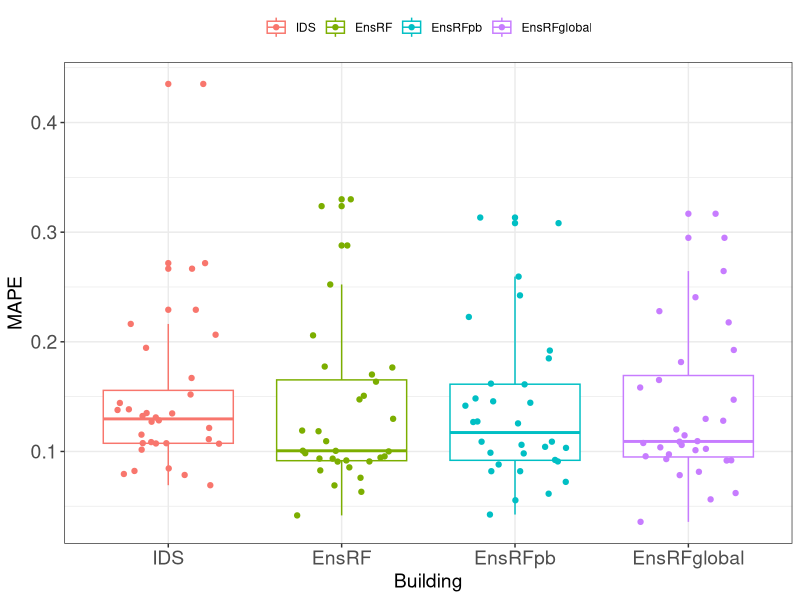
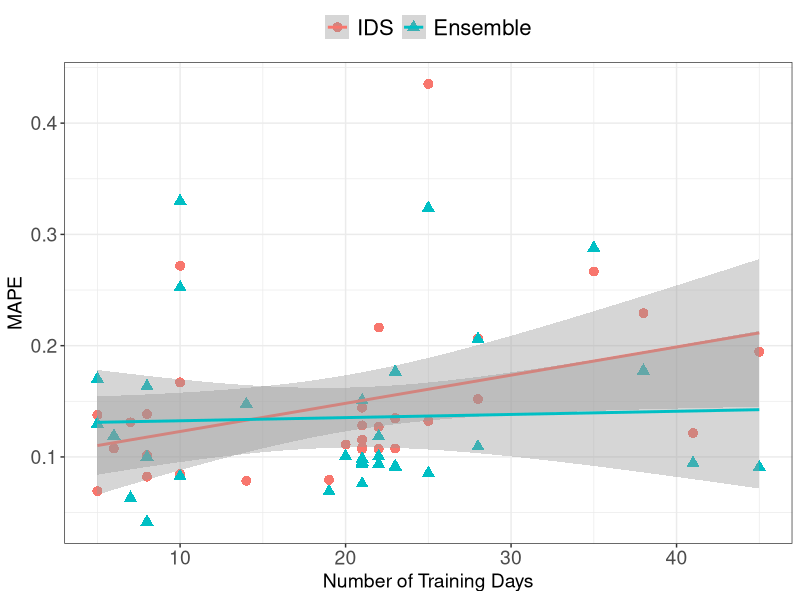
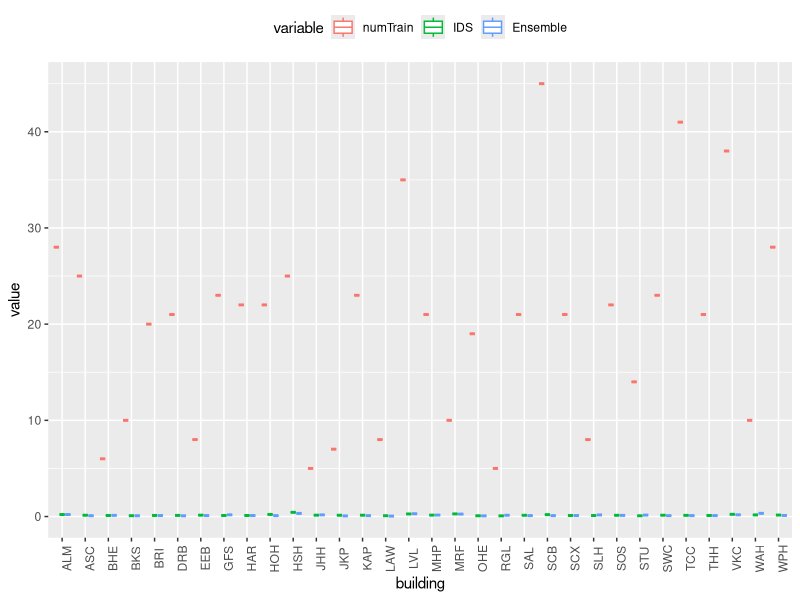

These charts were generated, in order, by the following R code:
# plot histogram of events per building
# compare EnsRF, ENsRFpb, EnsRFglobal

library(ggplot2)
library(reshape2)
library(plyr)

setwd("~/Desktop/curtailment/MAPE/mape-ws/")
filesWS = list.files(pattern="*.csv")
numFiles = length(filesWS)

setwd("~/Desktop/curtailment/MAPE/")
errors = read.csv("avg-mapes-2.csv", head = TRUE)
errors = errors[1:32,]

#----------------------------
# 1. single box plot per model

# frame the data
df = data.frame(building = as.character(errors$building),
                IDS = errors$Histmean,
                EnsRF = errors$EnsRF,
                EnsRFpb = errors$EnsRFpb,
                EnsRFglobal = errors$EnsRFglobal)

df1 = melt(df, id="building")
g1 = ggplot(df1, aes(variable, value, color = variable)) +
  geom_boxplot() + 
  geom_jitter(position = position_jitter(width = .3))

g2 = g1 + xlab("Building") + ylab("MAPE") +
  theme(legend.position = "top") +
  theme(legend.title = element_blank())

g3 = g2 + theme(legend.text = element_text(size = 16)) +
  theme_bw() +
  theme(legend.position = "top") +
  theme(legend.title = element_blank()) +
  theme(axis.title = element_text(size=14)) +
  theme(axis.text = element_text(size=14))
g3

#-----------------------
#2. scatter plot: MAPE vs #events in training data

# frame the data
df = data.frame(building = as.character(errors$building),
                numTrain = errors$numTrainDays,
                IDS = errors$Histmean,
                Ensemble = errors$EnsRF)
df1 = melt(df, id = c("building","numTrain"))
g1 = ggplot(df1) + theme_bw() +
      geom_point(size=3,
                 aes(numTrain,value,
                     color = variable,
                     shape = variable)) +
      geom_smooth(method=lm, aes(x=numTrain, y=value, color = variable)) 
g2 = g1 + xlab("Number of Training Days") + ylab("MAPE") +
  theme(legend.position = "top") +
  theme(legend.title = element_blank())

g3 = g2 + theme(legend.text = element_text(size = 16)) +
  theme(axis.title = element_text(size=14)) +
  theme(axis.text = element_text(size=14))
g3

#-----------------------
# 4. Paired boxplots
df1 = melt(df, id="building")
g1 = ggplot(df1) +
  geom_boxplot(aes(x=building, y=value,color=variable)) + 
  theme(axis.text.x = element_text(angle=90, vjust=1)) + 
  theme(legend.position = "top")
g1  
#---------------------------
#g1 = ggplot(df1, aes(x = building, y = value)) +
#  geom_boxplot() 
#g1
#geom_path(alpha = 0.9)
